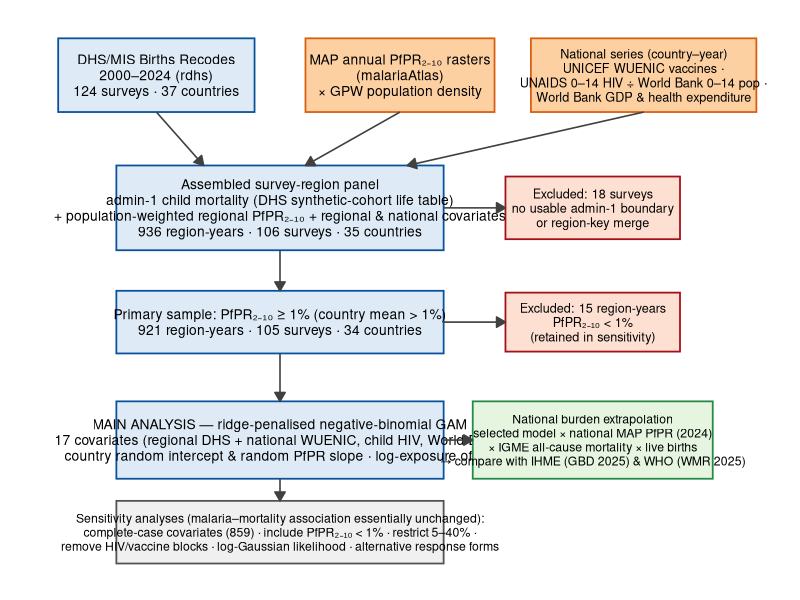

Reproduce this figure in R.
# =============================================================================
# 11_study_flow.R — analysis flow diagram for the DHS/MIS malaria-prevalence
# vs child-mortality study. (Ported from the legacy R/37_study_flow.R.)
#
# Two things are shown together:
#   (1) the survey-inclusion funnel (enumerate -> assembled panel 936 ->
#       primary sample 921 -> main analysis), and
#   (2) the external, non-DHS data that flow INTO the panel and covariate
#       block: MAP PfPR2-10 rasters, UNICEF WUENIC vaccine coverage, and
#       derived child HIV prevalence (UNAIDS numbers / World Bank child
#       population), plus World Bank economic covariates.
#
# Self-contained: needs only ggplot2. Writes the figure to the DHS-rebuild
# results directory so it sits alongside the other manuscript figures.
# =============================================================================
suppressMessages(library(ggplot2))

OUT_DIR <- file.path("results", "dhs_rebuild")
dir.create(OUT_DIR, recursive = TRUE, showWarnings = FALSE)

# palette: main funnel (blue), external sources (orange), exclusions (red),
# downstream burden (green), sensitivity (grey)
MB <- "#08519c"; MF <- "#deebf7"      # main
OB <- "#d95f0e"; OF <- "#fdd0a2"      # outside/external data
EB <- "#a50f15"; EF <- "#fee0d2"      # excluded
GB <- "#238b45"; GF <- "#e5f5e0"      # burden
SB <- "#525252"; SF <- "#f0f0f0"      # sensitivity

box <- function(xc, yc, label, fill, border, hw, hh, size = 3.5)
  list(geom_rect(aes(xmin = xc - hw, xmax = xc + hw, ymin = yc - hh, ymax = yc + hh),
                 fill = fill, colour = border, linewidth = 0.6),
       annotate("text", x = xc, y = yc, label = label, size = size, lineheight = 0.95))
arr <- function(x0, y0, x1, y1, colour = "grey25")
  annotate("segment", x = x0, y = y0, xend = x1, yend = y1,
           arrow = arrow(length = unit(2.6, "mm"), type = "closed"),
           linewidth = 0.55, colour = colour)

p <- ggplot() +
  # ---- external data sources (top band) ----
  box(3.3, 13.2,
      "DHS/MIS Births Recodes\n2000–2024 (rdhs)\n124 surveys · 37 countries",
      MF, MB, 2.7, 1.0) +
  box(10.0, 13.2,
      "MAP annual PfPR₂₋₁₀ rasters\n(malariaAtlas)\n× GPW population density",
      OF, OB, 2.6, 1.0) +
  box(16.7, 13.2,
      "National series (country–year)\nUNICEF WUENIC vaccines ·\nUNAIDS 0–14 HIV ÷ World Bank 0–14 pop ·\nWorld Bank GDP & health expenditure",
      OF, OB, 3.1, 1.0, size = 3.2) +

  # ---- inclusion funnel ----
  box(6.7, 9.6,
      "Assembled survey-region panel\nadmin-1 child mortality (DHS synthetic-cohort life table)\n+ population-weighted regional PfPR₂₋₁₀ + regional & national covariates\n936 region-years · 106 surveys · 35 countries",
      MF, MB, 4.5, 1.15) +
  box(15.3, 9.6,
      "Excluded: 18 surveys\nno usable admin-1 boundary\nor region-key merge",
      EF, EB, 2.4, 0.85, size = 3.2) +

  box(6.7, 6.5,
      "Primary sample: PfPR₂₋₁₀ ≥ 1% (country mean > 1%)\n921 region-years · 105 surveys · 34 countries",
      MF, MB, 4.5, 0.85) +
  box(15.3, 6.5,
      "Excluded: 15 region-years\nPfPR₂₋₁₀ < 1%\n(retained in sensitivity)",
      EF, EB, 2.4, 0.8, size = 3.2) +

  box(6.7, 3.3,
      "MAIN ANALYSIS — ridge-penalised negative-binomial GAM\n17 covariates (regional DHS + national WUENIC, child HIV, World Bank)\ncountry random intercept & random PfPR slope · log-exposure offset",
      MF, MB, 4.5, 1.05) +
  box(15.3, 3.3,
      "National burden extrapolation\nselected model × national MAP PfPR (2024)\n× IGME all-cause mortality × live births\n→ compare with IHME (GBD 2025) & WHO (WMR 2025)",
      GF, GB, 3.3, 1.05, size = 3.1) +

  box(6.7, 0.8,
      "Sensitivity analyses (malaria–mortality association essentially unchanged):\ncomplete-case covariates (859) · include PfPR₂₋₁₀ < 1% · restrict 5–40% ·\nremove HIV/vaccine blocks · log-Gaussian likelihood · alternative response forms",
      SF, SB, 4.5, 0.85, size = 3.1) +

  # ---- arrows: sources into the panel ----
  arr(3.3, 13.2 - 1.0, 4.6, 9.6 + 1.15) +
  arr(10.0, 13.2 - 1.0, 7.4, 9.6 + 1.15) +
  arr(16.7, 13.2 - 1.0, 10.2, 9.6 + 1.15) +
  # ---- funnel arrows ----
  arr(6.7, 9.6 - 1.15, 6.7, 6.5 + 0.85) +
  arr(6.7, 6.5 - 0.85, 6.7, 3.3 + 1.05) +
  arr(6.7, 3.3 - 1.05, 6.7, 0.8 + 0.85) +
  # ---- exclusions + burden branch ----
  arr(6.7 + 4.5, 9.6, 15.3 - 2.4, 9.6) +
  arr(6.7 + 4.5, 6.5, 15.3 - 2.4, 6.5) +
  arr(6.7 + 4.5, 3.3, 15.3 - 3.3, 3.3) +

  coord_cartesian(xlim = c(0, 20), ylim = c(-0.3, 14.5)) +
  theme_void()

ggsave(file.path(OUT_DIR, "study_flow_diagram.png"), p,
       width = 14, height = 9.2, dpi = 300, bg = "white")
cat("saved:", file.path(OUT_DIR, "study_flow_diagram.png"), "\n")
